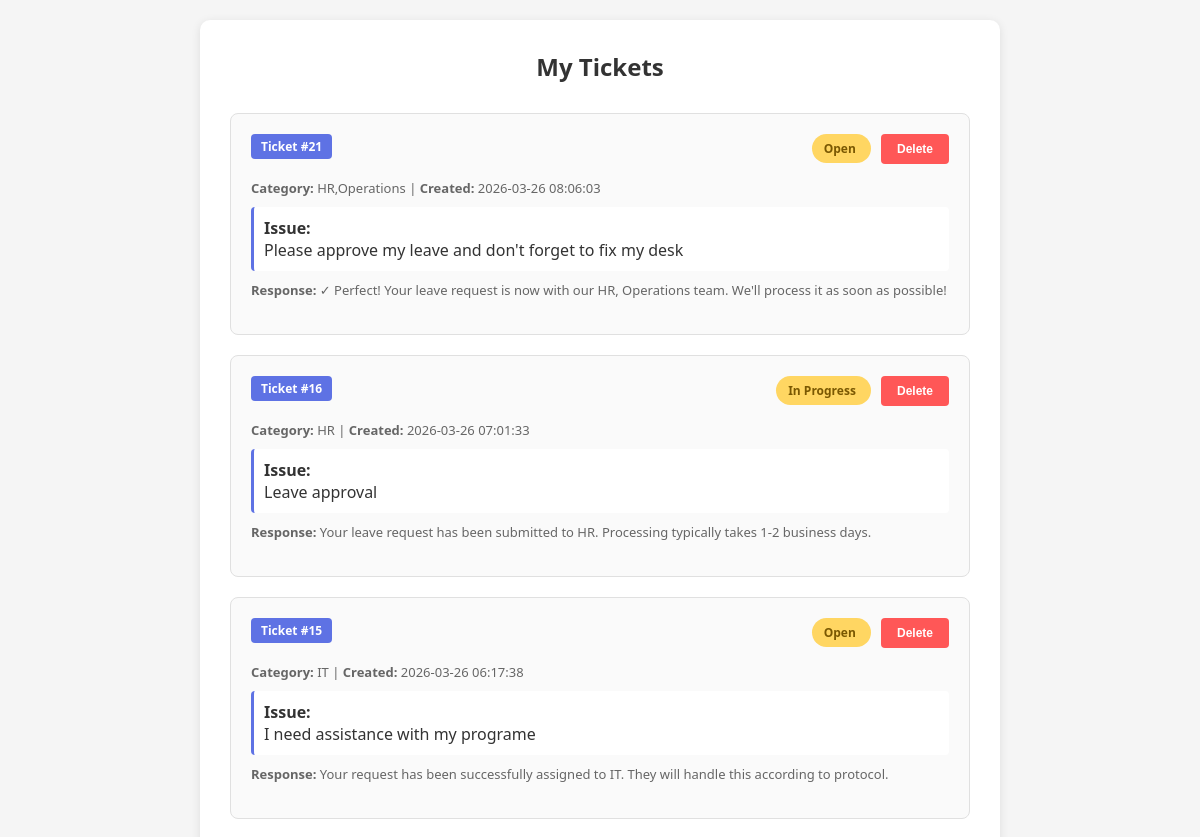
The app's page /view (signed in, upper part), older data.
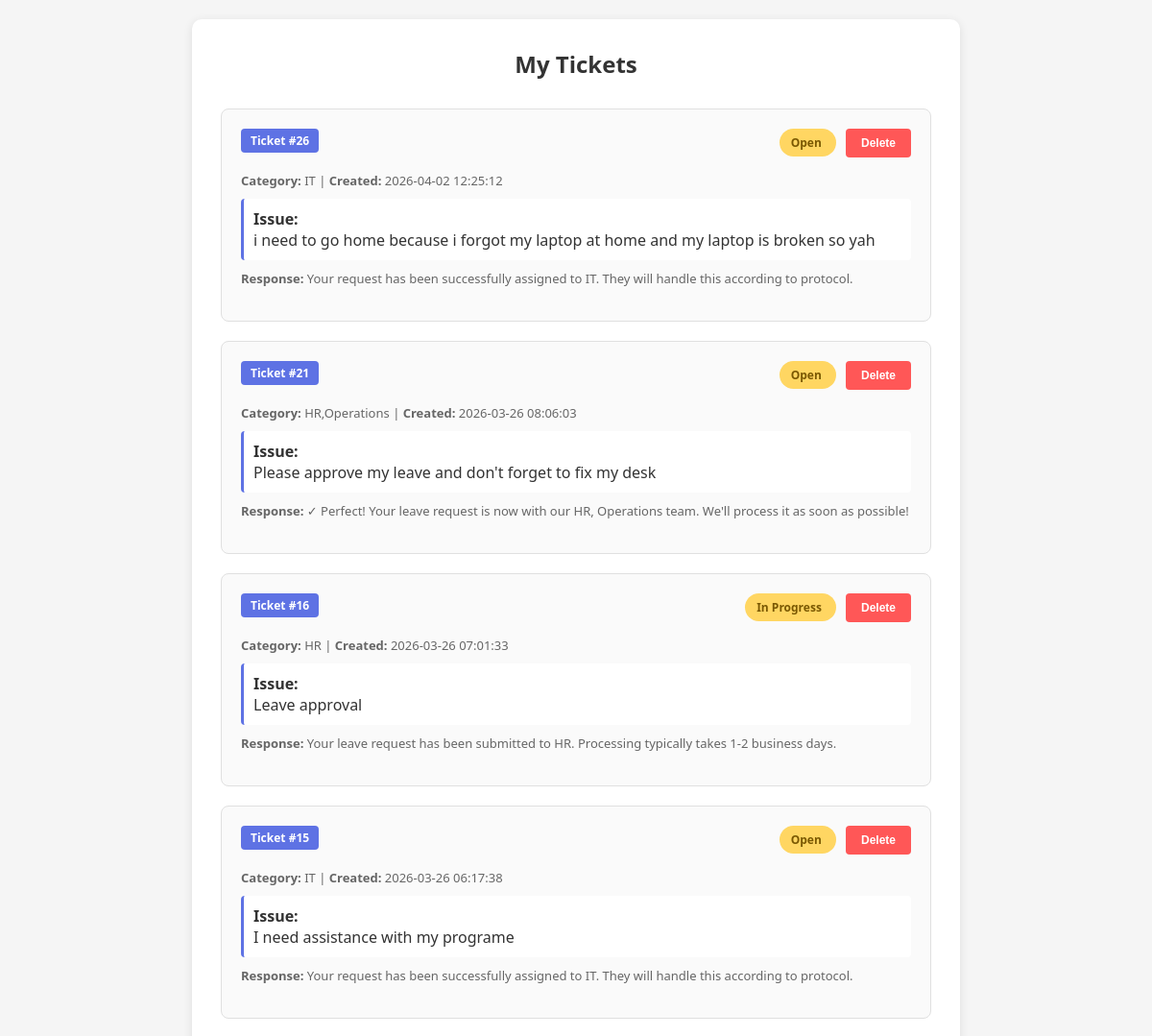
The same page, newer data.
### tables this page shows
CREATE TABLE tickets (
        id INTEGER PRIMARY KEY AUTOINCREMENT,
        ticket_text TEXT,
        category TEXT,
        tone TEXT,
        response TEXT,
        user_id INTEGER,
        status TEXT DEFAULT 'Open',
        created_at TIMESTAMP DEFAULT CURRENT_TIMESTAMP,
        FOREIGN KEY (user_id) REFERENCES users(id)
    );

### app.py (the view)
@app.route("/view")
@login_required
def view():
    conn = get_db()
    cursor = conn.cursor()
    try:
        if session['role'] == 'admin':
            cursor.execute("SELECT * FROM tickets ORDER BY created_at DESC")
        else:
            cursor.execute("SELECT * FROM tickets WHERE user_id = ? ORDER BY created_at DESC", (session['user_id'],))
        tickets = cursor.fetchall()
    except sqlite3.DatabaseError as db_err:
        conn.close()
        return render_template("view.html", tickets=[], role=session.get('role', 'user'), error=str(db_err))
    conn.close()
    return render_template("view.html", tickets=tickets, role=session.get('role', 'user'))

### app.py (called while the page is built)
def login_required(f):
    @wraps(f)
    def decorated_function(*args, **kwargs):
        if 'user_id' not in session:
            return redirect(url_for('login'))
        return f(*args, **kwargs)
    return decorated_function

def get_db():
    conn = sqlite3.connect(DB_PATH)
    conn.row_factory = sqlite3.Row
    return conn

### templates/view.html (shortened to what this page needs)
<!DOCTYPE html>
<html>
<head>
</head>
<body>
    <div class="container">
        <h2>{% if role == 'admin' %}All Tickets{% else %}My Tickets{% endif %}</h2>
        {% if tickets %}
            {% for t in tickets %}
                <div class="ticket-item">
                    <div class="ticket-header">
                        <span class="ticket-id">Ticket #{{ t['id'] }}</span>
                        <div>
                            <span class="status-badge {% if t['status'] == 'Open' %}status-open{% elif t['status'] == 'Closed' %}status-closed{% else %}status-open{% endif %}">
                                {{ t['status'] }}
                            </span>
                            <form method="POST" action="{{ url_for('delete_ticket', ticket_id=t['id']) }}" style="display: inline; margin-left: 10px;" onsubmit="return confirm('Are you sure you want to delete this ticket?')">
                                <button type="submit" class="delete-btn">Delete</button>
                            </form>
                        </div>
                    </div>
                    <div class="ticket-content">
                        <div class="ticket-meta">
                            <strong>Category:</strong> {{ t['category'] }} | <strong>Created:</strong> {{ t['created_at'] }}
                        </div>
                        <div class="ticket-text">
                            <strong>Issue:</strong><br>
                            {{ t['ticket_text'] }}
                        </div>
                        <div class="ticket-meta">
                            <strong>Response:</strong> {{ t['response'] }}
                        </div>
                    </div>
                </div>
            {% endfor %}
        {% endif %}
    </div>
</body>
</html>

Row changes from the older to the newer data that the page shows:
added tickets: id "26", status "Open", category "IT", created_at "2026-04-02 12:25:12", ticket_text "i need to go home because i forgot my laptop at home and my laptop is broken so yah", response "Your request has been successfully assigned to IT. They will handle this according to protocol."
